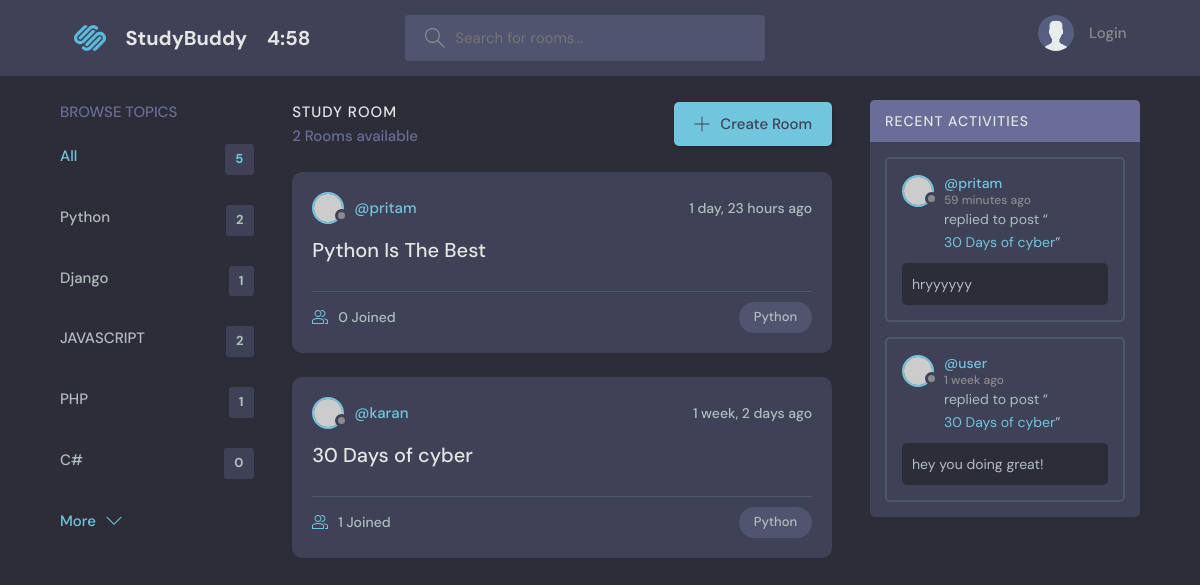
Page /?q=Python on the committed database.
### base/models.py (models this page shows, shortened)
class Topic(models.Model):
    name = models.CharField(max_length=300)

class Room(models.Model):
    host = models.ForeignKey(User, on_delete=models.SET_NULL, null=True)
    topic = models.ForeignKey(Topic, on_delete=models.SET_NULL, null=True)
    name = models.CharField(max_length=200)
    description = models.TextField(null=True, blank=True)   # description can be blank  & forms cant be blank
    participants = models.ManyToManyField( User, related_name='participants', blank=True )
    updated = models.DateTimeField(auto_now=True)       # save value updated every single time (auto_now)
    created = models.DateTimeField(auto_now_add=True)   # only take timstamp if we save multiple times value never change (auto_now_add)
    class Meta:
        ordering = ['-updated', '-created']
    def __str__(self):
        return self.name

class Message(models.Model):
    user = models.ForeignKey(User, on_delete=models.CASCADE)
    room = models.ForeignKey(Room, on_delete=models.CASCADE)
    body = models.TextField()
    updated = models.DateTimeField(auto_now=True)
    created = models.DateTimeField(auto_now_add=True)
    class Meta:
        ordering = ['-updated', '-created']

### base/views.py (the view)
# urls.py: path('',views.home, name='home'),
def home(request):
    q = request.GET.get('q') if request.GET.get('q') != None else ''
    rooms = Room.objects.filter(
        Q (topic__name__icontains=q,) |
        Q (name__icontains=q) |
        Q (description__icontains=q)
        )
    topics = Topic.objects.all()[0:5]
    room_count = rooms.count()
    room_messages = Message.objects.filter(Q(room__topic__name__icontains=q))
    context = {'rooms': rooms, 'topics': topics, 'room_count': room_count, 'room_messages': room_messages}
    return render(request, 'base/home.html', context)

### base/templates/base/home.html (shortened to what this page needs)
{% extends 'main.html' %}
{% block content %}
<main class="layout layout--3">
    <div class="container">
        {% include 'base/topics.html' %}
        <div class="roomList">
            <div class="roomList__header">
                <div>
                    <h2>Study Room</h2>
                    <p>{{room_count}} Rooms available</p>
                </div>
                <a class="btn btn--main" href="{% url 'create-room' %}">
                    <svg version="1.1" xmlns="http://www.w3.org/2000/svg" width="32" height="32" viewBox="0 0 32 32">
                        <title>add</title>
                        <path
                            d="M16.943 0.943h-1.885v14.115h-14.115v1.885h14.115v14.115h1.885v-14.115h14.115v-1.885h-14.115v-14.115z">
                        </path>
                    </svg>
                    Create Room
                </a>
            </div>
            {% include 'base/feed.html' %}
        </div>
        {% include 'base/activity.html' %}
    </div>
</main>
{% endblock content %}

### base/templates/base/topics.html
<div class="topics">
    <div class="topics__header">
        <h2>Browse Topics</h2>
    </div>
    <ul class="topics__list">
        <li>
            <a href="{% url 'home' %}" class="active"> All <span>{{topics.count}}</span></a>
        </li>
        {% for topic in topics %}
        <li>
            <a href="{% url 'home' %}?q={{topic.name}}">{{topic.name}}<span>{{topic.room_set.all.count}}</span></a>
        </li>
        {% endfor %}
    </ul>
    <a class="btn btn--link" href="{% url 'home' %}">
        More
        <svg version="1.1" xmlns="http://www.w3.org/2000/svg" width="32" height="32" viewBox="0 0 32 32">
            <title>chevron-down</title>
            <path d="M16 21l-13-13h-3l16 16 16-16h-3l-13 13z"></path>
        </svg>
    </a>
</div>

### base/templates/base/feed.html (shortened to what this page needs)
{% for room in rooms %}
<div class="roomListRoom">
    <div class="roomListRoom__header">
        <a href="{% url 'user-profile' room.host.id %}" class="roomListRoom__author">
            <div class="avatar avatar--small">
                <img src="https://randomuser.me/api/portraits/women/11.jpg" />
            </div>
            <span>@{{room.host.username}}</span>
        </a>
        <div class="roomListRoom__actions">
            <span>{{room.created | timesince}} ago</span>
        </div>
    </div>
    <div class="roomListRoom__content">
        <a href="{% url 'room' room.id %}">{{room.name}}</a>
    </div>
    <div class="roomListRoom__meta">
        <a href="{% url 'room' room.id %}" class="roomListRoom__joined">
            {{room.participants.all.count}} Joined
        </a>
        <p class="roomListRoom__topic">{{room.topic.name}}</p>
    </div>
</div>
{% endfor %}

### base/templates/base/activity.html (shortened to what this page needs)
<div class="activities">
    <div class="activities__header">
        <h2>Recent Activities</h2>
    </div>
    {% for message in room_messages %}
    <div class="activities__box">
        <div class="activities__boxHeader roomListRoom__header">
            <a href="{% url 'user-profile' message.user.id %}" class="roomListRoom__author">
                <div class="avatar avatar--small">
                    <img src="https://randomuser.me/api/portraits/women/11.jpg" />
                </div>
                <p>
                    @{{message.user}}
                    <span>{{message.created | timesince }} ago</span>
                </p>
            </a>
        </div>
        <div class="activities__boxContent">
            <p>replied to post “<a href="{% url 'room' message.room.id %}">{{message.room}}</a>”</p>
            <div class="activities__boxRoomContent">
                {{message.body}}
            </div>
        </div>
    </div>
    {% endfor %}
</div>

### rows in the picture
Topic: name "Python", room_set.all.count "2"
Topic: name "Django", room_set.all.count "1"
Topic: name "JAVASCRIPT", room_set.all.count "2"
Topic: name "PHP", room_set.all.count "1"
Topic: name "C#", room_set.all.count "0"
Room: host.username "pritam", created "1 day, 23 hours", name "Python Is The Best", participants.all.count "0", topic.name "Python"
Room: host.username "karan", created "1 week, 2 days", name "30 Days of cyber", participants.all.count "1", topic.name "Python"
Message: user "pritam", created "59 minutes", room "30 Days of cyber", body "hryyyyyy"
Message: user "user", created "1 week", room "30 Days of cyber", body "hey you doing great!"

### other values in the picture
{{ topics.count }} "5"
{{ room_count }} "2"
